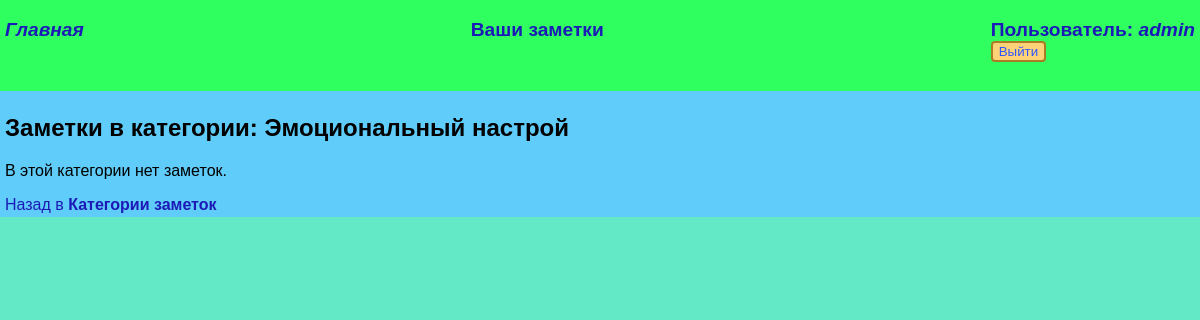
The page /notes/categories/6/ (signed in) on the database as committed earlier.
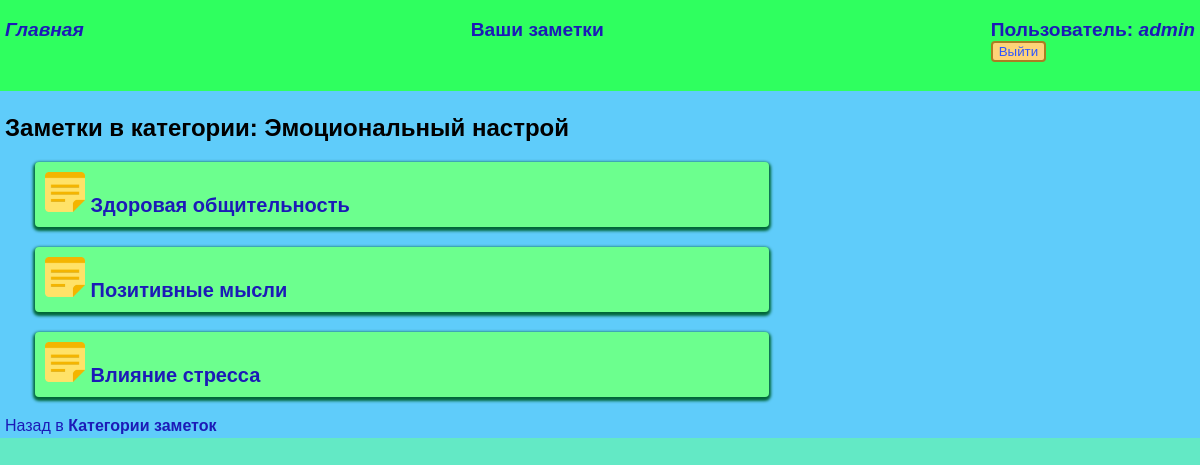
The same page on the database as committed later.
### notes/models.py (models this page shows, shortened)
class Note(models.Model):
    title = models.CharField(max_length=200, verbose_name="Заголовок")
    content = models.TextField(verbose_name="Содержание")
    created_at = models.DateTimeField(auto_now_add=True)
    updated_at = models.DateTimeField(auto_now=True)
    category = models.ForeignKey(Category, on_delete=models.SET_NULL, null=True, blank=True, verbose_name="Категория")
    picture = models.ImageField(upload_to='notes_images/', verbose_name="Картинка", blank=True)
    user = models.ForeignKey(User, on_delete=models.CASCADE)

### notes/views.py (the view)
# urls.py: path('categories/<int:category_id>/', views.notes_by_category, name='notes_by_category'),
@login_required
def notes_by_category(request, category_id):
    category = get_object_or_404(Category, id=category_id)
    notes = Note.objects.filter(category=category, user=request.user).order_by('-created_at')
    return render(request, 'notes/notes_by_category.html', {'category': category, 'notes': notes})

### notes/templates/notes/notes_by_category.html
{% extends 'notes/base.html' %}
{% load static %}
{% block content %}
<h2>Заметки в категории: {{ category.name }}</h2>
{% if notes %}
    <ul class="notes">
        {% for note in notes %}
             <li class="element">
                <img width="40" height="40" src="{% static 'notes/note.png' %}">
                <a href="{% url 'note_detail' note.id %}"><strong>{{ note.title }}</strong></a>
            </li>
        {% endfor %}
    </ul>
{% else %}
    <p>В этой категории нет заметок.</p>
{% endif %}
<a href="{% url 'category_list' %}">Назад в <strong>Категории заметок</strong></a>
{% endblock %}

Rows that differ between the two databases and show on the page:
added Note: title "Здоровая общительность"
added Note: title "Позитивные мысли"
added Note: title "Влияние стресса"
Other text that changed with them:
text no longer shown: "В этой категории нет заметок."
